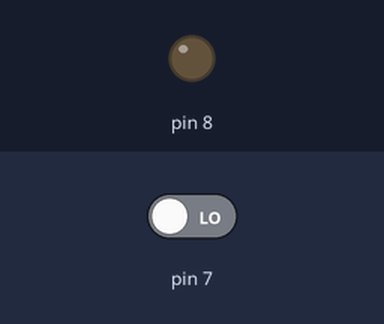
Bench run of a sketch on a simulated Arduino Uno, built with avr-gcc and run on an emulated ATmega328P. Parts: output pins drawn as LEDs (lit = HIGH). The inputs (shaded band) are chosen by the test bench; at power-on: pin 7 LOW.

Above: at 1.2 s.
1.3 s: pin 7 driven HIGH
At 2.1 s:
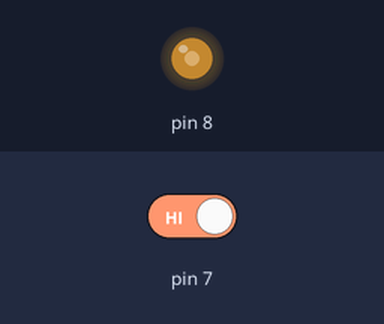
2.8 s: pin 7 driven LOW
At 4.0 s:
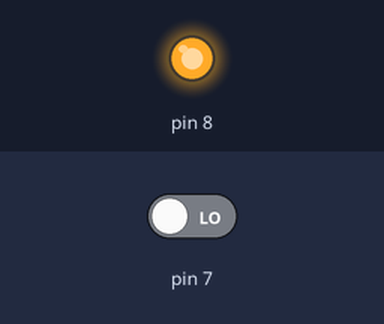
Timing chart, 0 to 5.8 s (numbered marks = the images above; inputs shaded):
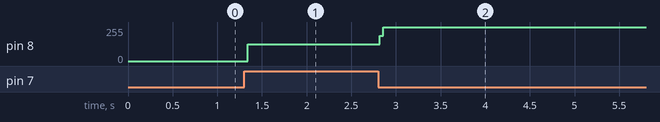

Measured:
- after the input at 1.3 s, pin 8: 0/255 → 124/255 at once
- after the input at 2.8 s, pin 8: 124/255 → 255/255 at once

The sketch:

sketch_apr07a.ino
```cpp
void setup() {
  // put your setup code here, to run once:
pinMode (8,OUTPUT);
pinMode (7, INPUT);
}

int state = 0;
int times = 0;

void loop() {
state = digitalRead(7);
if(state == 1){
  times = times + 1;
}
if(times%2 == 0){
  digitalWrite(8,LOW);
}else{
  digitalWrite(8,HIGH);
}
}
```
